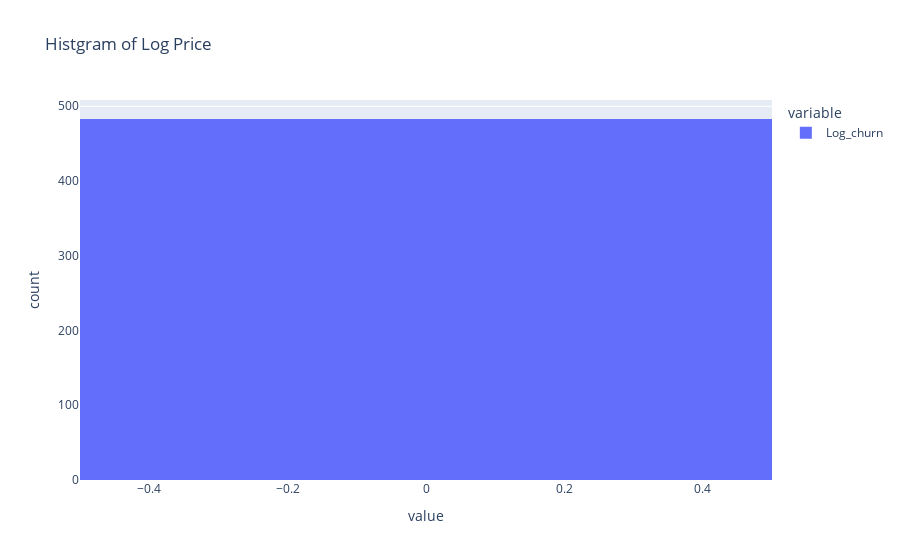

Write notebook code for a chart like this one.
### Code cell
import numpy as np
# create a copy of data
data_copy = df.copy()
# create a new feature Log_Price
data_copy['Log_churn'] = np.log(df['churn'])
# plot histogram
fig = px.histogram(data_copy, x=["Log_churn"], title = 'Histgram of Log Price')
fig.show()

### Figure 1 — Plotly figure (JSON) as saved in the notebook; plotly's stock layout.template omitted (floating-point values rounded to 4 significant figures; data arrays with more than 128 entries replaced by an {"elided": "..."} marker saying what was removed)
{"data": [{"alignmentgroup": "True", "bingroup": "x", "hovertemplate": "variable=Log_churn<br>value=%{x}<br>count=%{y}<extra></extra>", "legendgroup": "Log_churn", "marker": {"color": "#636efa", "pattern": {"shape": ""}}, "name": "Log_churn", "offsetgroup": "Log_churn", "orientation": "v", "showlegend": true, "type": "histogram", "x": {"elided": "3333 int values"}, "xaxis": "x", "yaxis": "y"}], "layout": {"barmode": "relative", "legend": {"title": {"text": "variable"}, "tracegroupgap": 0}, "title": {"text": "Histgram of Log Price"}, "xaxis": {"anchor": "y", "domain": [0, 1], "title": {"text": "value"}}, "yaxis": {"anchor": "x", "domain": [0, 1], "title": {"text": "count"}}}}
